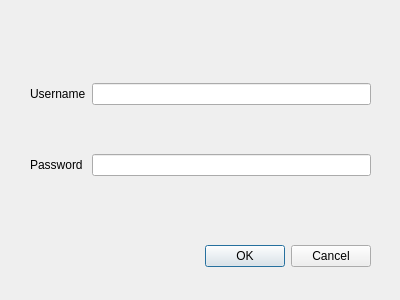
<?xml version="1.0" encoding="UTF-8"?>
<ui version="4.0">
 <class>AdminLogin</class>
 <widget class="QDialog" name="AdminLogin">
  <property name="geometry">
   <rect>
    <x>0</x>
    <y>0</y>
    <width>400</width>
    <height>300</height>
   </rect>
  </property>
  <property name="windowTitle">
   <string>Dialog</string>
  </property>
  <widget class="QDialogButtonBox" name="buttonBox">
   <property name="geometry">
    <rect>
     <x>30</x>
     <y>240</y>
     <width>341</width>
     <height>32</height>
    </rect>
   </property>
   <property name="orientation">
    <enum>Qt::Horizontal</enum>
   </property>
   <property name="standardButtons">
    <set>QDialogButtonBox::Cancel|QDialogButtonBox::Ok</set>
   </property>
  </widget>
  <widget class="QWidget" name="gridLayoutWidget">
   <property name="geometry">
    <rect>
     <x>30</x>
     <y>40</y>
     <width>341</width>
     <height>181</height>
    </rect>
   </property>
   <layout class="QGridLayout" name="gridLayout">
    <item row="1" column="0">
     <widget class="QLabel" name="label_2">
      <property name="text">
       <string>Password</string>
      </property>
     </widget>
    </item>
    <item row="0" column="0">
     <widget class="QLabel" name="label">
      <property name="text">
       <string>Username</string>
      </property>
     </widget>
    </item>
    <item row="0" column="1">
     <widget class="QLineEdit" name="username_lineedit"/>
    </item>
    <item row="1" column="1">
     <widget class="QLineEdit" name="password_lineedit"/>
    </item>
   </layout>
  </widget>
 </widget>
 <resources/>
 <connections>
  <connection>
   <sender>buttonBox</sender>
   <signal>accepted()</signal>
   <receiver>AdminLogin</receiver>
   <slot>accept()</slot>
   <hints>
    <hint type="sourcelabel">
     <x>248</x>
     <y>254</y>
    </hint>
    <hint type="destinationlabel">
     <x>157</x>
     <y>274</y>
    </hint>
   </hints>
  </connection>
  <connection>
   <sender>buttonBox</sender>
   <signal>rejected()</signal>
   <receiver>AdminLogin</receiver>
   <slot>reject()</slot>
   <hints>
    <hint type="sourcelabel">
     <x>316</x>
     <y>260</y>
    </hint>
    <hint type="destinationlabel">
     <x>286</x>
     <y>274</y>
    </hint>
   </hints>
  </connection>
 </connections>
</ui>
